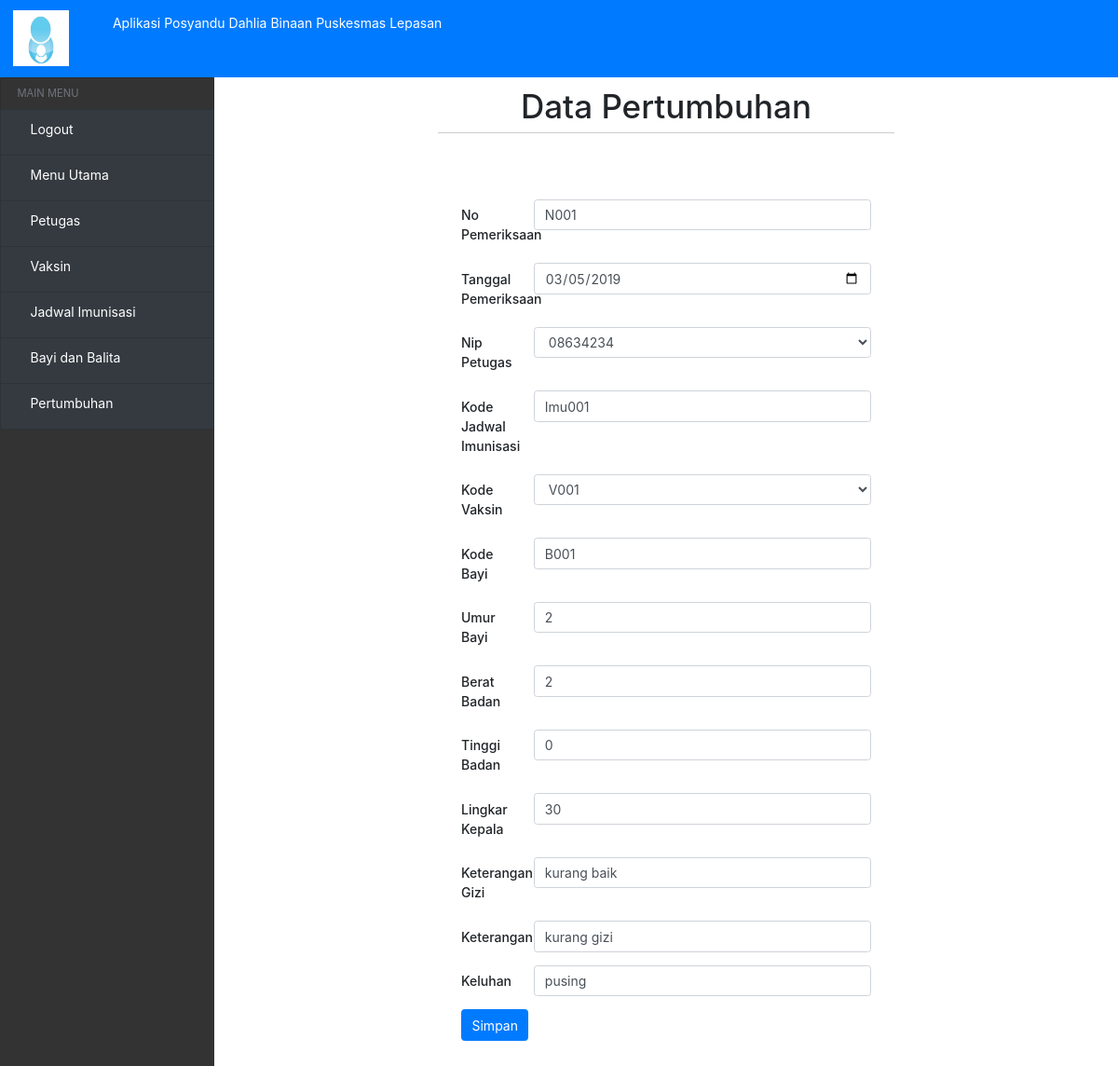
The page /?view=rubah-pertumbuhan&kode=N001 (signed in) on the database its author committed.
### tables this page shows
CREATE TABLE `pertumbuhan_bayi` (
  `No_pemeriksaan` varchar(10) NOT NULL,
  `Tanggal` date NOT NULL,
  `Nip_petugas` varchar(15) NOT NULL,
  `Kode_jadwal` varchar(10) NOT NULL,
  `Kode_vaksin` varchar(10) NOT NULL,
  `Kode_bayi` varchar(10) NOT NULL,
  `umur_bayi` int(10) NOT NULL,
  `Keterangan` varchar(200) NOT NULL,
  `Keluhan` varchar(200) NOT NULL,
  `Berat_badan` int(10) NOT NULL,
  `Tinggi_badan` int(13) NOT NULL,
  `Lingkar_kepala` int(20) NOT NULL,
  `Keterangan_gizi` varchar(50) NOT NULL
);

### models/admin.php (called while the page is built, shortened)
<?php
class Admin
{
  private $mysqli;
  function __construct($mysqli)
  {
    $this->mysqli = $mysqli;
  }
  public function showPetugas(){
    $db = $this->mysqli->conn;
    $sql = "SELECT * FROM petugas";
    $query = $db->query($sql);
    return $query;
  }
public function showVaksin(){
  $db = $this->mysqli->conn;
  $sql = "SELECT * FROM vaksin";
  $query = $db->query($sql);
  return $query;
}
public function rubahPertumbuhan($id)
 {
   $db = $this->mysqli->conn;
   $query = $db->query("SELECT * FROM pertumbuhan_bayi WHERE No_pemeriksaan = '$id' ") or die ($db->error);
   return $query;
 }
}
?>

### view/pertumbuhan-bayi/rubah-pertumbuhan.php (the view, shortened to what this page needs)
<?php if (@$_SESSION['user']) { ?>
<?php
$id = $_GET['kode'];
$data = $objAdmin->rubahPertumbuhan($id);
$a = $data->fetch_object();
 ?>
 <div class="header-hal">
   <h1>Data Pertumbuhan</h1>
     <hr>
 </div>
 <div class="form">
     <form method="post" action="">
       <div class="form-group row">
         <label for="staticEmail" class="col-sm-2 col-form-label" >No Pemeriksaan</label>
         <div class="col-sm-10">
             <input class="form-control" type="text" placeholder="No Pemeriksaan" name="no_pemeriksaan" value="<?= $a->No_pemeriksaan ?>">
         </div>
       </div>
       <div class="form-group row">
           <label for="staticEmail" class="col-sm-2 col-form-label" >Tanggal Pemeriksaan</label>
           <div class="col-sm-10">
               <input class="form-control" type="date" name="tgl_pemeriksaan" value="<?= $a->Tanggal ?>">
           </div>
       </div>
       <div class="form-group row">
           <label for="staticEmail" class="col-sm-2 col-form-label" >Nip Petugas</label>
           <div class="col-sm-10">
               <select class="form-control" id="exampleFormControlSelect1" name="nip_petugas" >
                 <?php
                $data = $objAdmin->showPetugas();
                while ($b = $data->fetch_object()) {
                    ?>
                <option value="<?= $a->Nip_petugas ?>"><?= $a->Nip_petugas ?></option>
                 <?php
                 }
                 ?>
               </select>
           </div>
       </div>
       <div class="form-group row">
           <label for="staticEmail" class="col-sm-2 col-form-label" >Kode Jadwal Imunisasi</label>
           <div class="col-sm-10">
               <input class="form-control" type="text" placeholder="Kode Jadwal Imunisasi" name="kode_jadwal" value="<?= $a->Kode_jadwal ?>">
           </div>
       </div>
       <div class="form-group row">
           <label for="staticEmail" class="col-sm-2 col-form-label" >Kode Vaksin</label>
           <div class="col-sm-10">
               <select class="form-control" id="exampleFormControlSelect1" name="kode_vaksin" >
                 <?php
                $data = $objAdmin->showVaksin();
                while ($b = $data->fetch_object()) {
                    ?>
                <option value="<?= $a->Kode_vaksin; ?>"><?= $a->Kode_vaksin; ?></option>
                 <?php
                 }
                 ?>
               </select>
           </div>
       </div>
       <div class="form-group row">
           <label for="staticEmail" class="col-sm-2 col-form-label" >Kode Bayi</label>
           <div class="col-sm-10">
               <input class="form-control" type="text" placeholder="Kode Bayi" name="kode_bayi" value="<?= $a->Kode_bayi; ?>">
           </div>
       </div>
       <div class="form-group row">
           <label for="staticEmail" class="col-sm-2 col-form-label" >Umur Bayi</label>
           <div class="col-sm-10">
             <input class="form-control" type="text" placeholder="umur Bayi" name="umur_bayi" value="<?= $a->umur_bayi; ?>" disable>
           </div>
       </div>
       <div class="form-group row">
           <label for="staticEmail" class="col-sm-2 col-form-label" >Berat Badan</label>
           <div class="col-sm-10">
               <input class="form-control" type="text" placeholder="Berat Badan" name="berat_badan" value="<?= $a->Berat_badan; ?>">
           </div>
       </div>
       <div class="form-group row">
           <label for="staticEmail" class="col-sm-2 col-form-label" >Tinggi Badan</label>
           <div class="col-sm-10">
               <input class="form-control" type="text" placeholder="Tinggi Badan" name="tinggi_badan" value="<?= $a->Tinggi_badan; ?>">
           </div>
       </div>
       <div class="form-group row">
           <label for="staticEmail" class="col-sm-2 col-form-label" >Lingkar Kepala</label>
           <div class="col-sm-10">
               <input class="form-control" type="text" placeholder="Lingkar Kepala" name="lingkar_kepala" value="<?= $a->Lingkar_kepala; ?>">
           </div>
       </div>
       <div class="form-group row">
         <label for="staticEmail" class="col-sm-2 col-form-label" >Keterangan Gizi</label>
         <div class="col-sm-10">
           <input class="form-control" type="text" placeholder="Keterangan Gizi" name="keterangan_gizi" value="<?= $a->Keterangan_gizi; ?>" >
         </div>
       </div>
       <div class="form-group row">
           <label for="staticEmail" class="col-sm-2 col-form-label" >Keterangan</label>
           <div class="col-sm-10">
               <input class="form-control" type="text" placeholder="Keterangan" name="keterangan" value="<?= $a->Keterangan; ?>">
           </div>
       </div>
       <div class="form-group row">
           <label for="staticEmail" class="col-sm-2 col-form-label" >Keluhan</label>
           <div class="col-sm-10">
               <input class="form-control" type="text" placeholder="Keluhan" name="keluhan" value="<?= $a->Keluhan; ?>">
           </div>
       </div>
       <button type="submit" class="btn btn-primary" name="rubahPertumbuhan">Simpan</button>
     </form>
 </div>
<?php } ?>

### assets/css/home.css (style rules this page uses)
.form { padding: 50px 250px; }
.header-hal { width: 100%; text-align: center; margin-top: 10px; }
hr { height: 1px; border-top: 1px solid #ccc; margin: auto; width: 50%; padding: 10px; }

### index.php (style rules this page uses)
* { font-size: 14px; }

### rows shown on the page
pertumbuhan_bayi: no_pemeriksaan "N001", tgl_pemeriksaan "03/05/2019", kode_jadwal "Imu001", kode_bayi "B001", umur_bayi "2", berat_badan "2", tinggi_badan "0", lingkar_kepala "30", keterangan_gizi "kurang baik", keterangan "kurang gizi", keluhan "pusing"

### other values the page prints
form field nip_petugas "08634234"
form field kode_vaksin "V001"
